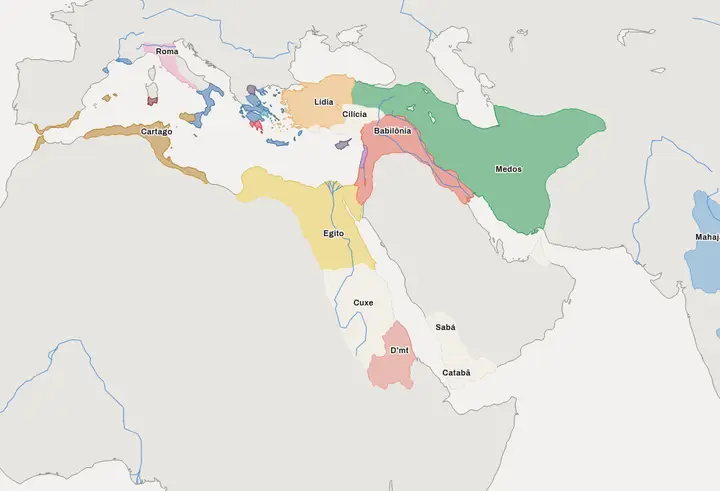
#> input picture frontend/inicio/previa-geral-claro.webp, 720 x 491 px
$ python -i rotular.py   (imports and definitions only)
#> lines starting #> are read from the running program, lines starting #| are printed output that depends on the picture; after the words box and inside, x2 and y2 are one past the last pixel; in counts of white or black regions, pixels touching at a corner belong together
### scripts/mapa-geral/quadros.py
#!/usr/bin/env python3
# E2 do mapa geral (v2): decodifica TODOS os quadros do vídeo principal (1920×960) e descobre o ano de cada um.
# Uso (na raiz do repositório):
#   PYTHONPATH=~/.cache/mapa-biblia-lib/lib python3 scripts/mapa-geral/quadros.py [passo]
#     passo "varrer"  : decodifica o vídeo todo e grava .cache/v2/varredura.npz + caixas/ (E2.1)
#     passo "ler"     : OCR das caixas de ano distintas (E2.2) -> .cache/v2/anos-lidos.json
#     passo "montar"  : sequência de anos, mapas distintos (PNG), anos.json (E2.3–E2.6)
#     (sem passo roda os três, em ordem)
# Lê o vídeo principal em vídeos/ (video(): prefere *hzWwp9JM7Hw*8k.mp4, 7680×3840; senão qualquer arquivo do id). Todo
# quadro é decodificado por decodificar(), que reduz com `scale=...:flags=area` para o tamanho pedido: a varredura
# (ano e mudança de mapa) é sempre em 1920×960, qualquer que seja a fonte. Os PNGs dos mapas distintos (1920, 4K e
# 8K, mediana de vários quadros) são do quadros_medios.py (E2.4), chamado por montar_anos.montar().
# Saídas em scripts/mapa-geral/.cache/v2/ (ignorada pelo git):
#   varredura.npz   por quadro: esquerda/direita da moldura do ano, hash da caixa, mudança do mapa em relação ao anterior
#   caixas.npz      imagens (cinza) das caixas de ano distintas, indexadas pelo hash
#   anos-lidos.json hash da caixa -> texto lido pelo OCR
#   mapas/<id>.png  um PNG sem perdas por mapa distinto (id = número da corrida de quadros iguais)
#   anos.json       {"<ano>": {"quadros": [i0, i1], "mapa": id, "zoom": bool, "meio": n}}  (a.C. positivo, d.C. negativo)
# O vídeo é AV1 com perda: o mesmo mapa aparece com ruído de ±poucos níveis entre quadros. Uma "mudança de mapa" é
# medida por alisamento 5×5 da diferença máxima por canal (ruído isolado some; uma fronteira que muda não).
# Dependências: ffmpeg, tesseract (eng), numpy, opencv, Pillow.
import glob, hashlib, json, os, subprocess, sys
from concurrent.futures import ProcessPoolExecutor

AQUI = os.path.dirname(os.path.abspath(__file__))
sys.path.insert(0, os.path.expanduser("~/.cache/mapa-biblia-lib/lib"))
import numpy as np
import cv2

RAIZ = os.path.normpath(os.path.join(AQUI, "..", ".."))
CACHE = os.environ.get("MAPA_GERAL_CACHE") or os.path.join(AQUI, ".cache")
V2 = os.path.join(CACHE, "v2")
H, W = 960, 1920            # a varredura é sempre no quadro de referência (escala.W0 × escala.H0)
FPS = 30000 / 1001
N_QUADROS = 31280
# moldura do ano: faixa vertical (y) e limites de largura; a posição horizontal muda com o enquadramento
BANDA = (850, 910)
LARG_MOLDURA = (140, 240)
ORN_Y = (815, 945)        # altura do ornamento inteiro (flor-de-lis em cima e embaixo)
ORN_MARGEM = 22           # px de cada lado da moldura que também são ornamento
LIMIAR_MUDANCA = 12       # alisado 5×5 da diferença máxima por canal
MIN_PIXELS_MUDANCA = 10   # pixels acima do limiar para contar como mudança de mapa
N_PROC = 8


# [41 lines left out: functions video, decodificar, tarefas, not called in this run]


def moldura(g):
    """(esquerda, direita) das duas bordas verticais da moldura do ano, em px de 1920; None se não achar."""
    esc = (g[BANDA[0]:BANDA[1], :] < 80).mean(axis=0)
    cols = np.where(esc > 0.85)[0]
    if len(cols) < 2:
        return None
    # agrupa colunas vizinhas; as bordas são linhas finas
    grupos, ini = [], cols[0]
    for i in range(1, len(cols)):
        if cols[i] - cols[i - 1] > 3:
            grupos.append((ini, cols[i - 1])); ini = cols[i]
    grupos.append((ini, cols[-1]))
    finos = [g_ for g_ in grupos if g_[1] - g_[0] <= 6]
    for (a0, a1), (b0, b1) in zip(finos, finos[1:]):
        w = b1 - a0
        if LARG_MOLDURA[0] <= w <= LARG_MOLDURA[1] and 600 < (a0 + b1) / 2 < 1400:
            return a0, b1
    return None


# [97 lines left out: functions mascarar, caixa_ano, varrer_trecho, varrer, ocr_uma, ler, not called in this run]


# [9 lines that do not run on import are left out]

### scripts/mapa-geral/escala.py
# Fator de escala do pipeline do mapa geral v2 (docs/mapa-geral-plano-2.md §11, 2026-10-16).
# O pipeline foi escrito para quadros de 1920×960. Com a fonte em 8K (vídeos/*8k.mp4) a geometria (E3 calibração,
# E4 rótulos, E5 vetores) pode rodar sobre quadros 3840×1920 (E = 2) e o OCR das etiquetas (E7a) sobre os quadros
# 7680×3840 (E_OCR = 4). Toda constante em pixels dos scripts passa por aqui:
#   px(v)    comprimento (raio, distância, janela, largura de fronteira)          × E
#   area(v)  área ou contagem de pixels de uma região / de um anel                × E²
#   it(n)    iterações de dilatação/erosão com núcleo 3×3 (n·E iterações = quadrado de 2nE+1: exato)
#   impar(v) tamanho ímpar de núcleo (medianBlur, abertura)                       v·E arredondado a ímpar
# Limiares de cor e valores em graus não mudam. Com E = 1 cada função devolve o valor recebido, sem conversão de
# tipo, e params() é vazio: as chaves de cache de hoje não mudam (testar.py cache, T-C1/T-C2, é a prova).
# Ambiente: MAPA_GERAL_ESCALA (padrão 1), MAPA_GERAL_ESCALA_OCR (padrão = ESCALA; 4 lê os recortes do 8K).
import os

E = int(os.environ.get("MAPA_GERAL_ESCALA", "1"))
E_OCR = int(os.environ.get("MAPA_GERAL_ESCALA_OCR", str(E)))
if E < 1 or E_OCR < E or E_OCR % E:
    raise SystemExit(f"escala: MAPA_GERAL_ESCALA={E} e MAPA_GERAL_ESCALA_OCR={E_OCR} inválidos (E >= 1, E_OCR múltiplo de E)")
W0, H0 = 1920, 960              # quadro de referência (a E2 detecta ano e mudança de mapa sempre nele)
W, H = W0 * E, H0 * E           # quadro da geometria


def px(v):
    return v * E


def area(v):
    return v * E * E


def it(n):
    return n * E


def impar(v):
    return v if E == 1 else (v * E) | 1


def nome_pasta(e):
    """Pasta dos PNGs de cada escala em .cache/v2/: mapas (1920), mapas-4k (3840), mapas-8k (7680)."""
    return "mapas" if e == 1 else f"mapas-{W0 * e // 1000}k"


def pasta_mapas():
    return nome_pasta(E)


def pasta_ocr():
    return nome_pasta(E_OCR)


def params():
    """Entra nos parâmetros (e nas chaves) só quando a escala não é a de referência."""
    return {} if E == 1 else {"ESCALA": E}


def params_ocr():
    return {} if E_OCR == 1 else {"ESCALA_OCR": E_OCR}

### scripts/mapa-geral/rotular.py
#!/usr/bin/env python3
# E4 do mapa geral (v2): um rótulo por pixel para cada mapa distinto do vídeo (partição da terra em regiões).
# Uso (na raiz do repositório):
#   PYTHONPATH=~/.cache/mapa-biblia-lib/lib python3 scripts/mapa-geral/rotular.py [id ...] [--amostra rapida|media|todos]
#                                                                                 [--forcar] [--forcar-e] [--so-chaves]
#                                                                                 [--variante <nome>]
# A E4e grava na loja por chave (.cache/v2/obj/e4e/<chave>.png e .json; cache.py); rotulos/<id>.* são apontadores
# para a variante aprovada. Sem --variante roda a aprovada; com --variante (ou MAPA_GERAL_EXP) é um experimento
# que não toca no aprovado. Parâmetros de um experimento: MAPA_GERAL_PARAMS='{"COR_UNIAO": 19}'.
# Sub-etapas com cache (docs/mapa-geral-incremental.md): cada uma só é recalculada se a chave dela mudou (versão,
# parâmetros, hash do conteúdo das entradas). Artefatos em .cache/v2/e4/<sub>/ e manifesto.json por sub-etapa:
#   E4a  zonas planas, classificação, vãos de letra, fragmentos -> marcadores       e4/a/<id>.npz
#   E4b  watershed (partição sem frestas)                                              e4/b/<id>.png (16 bits)
#   E4d  tabela dos pares vizinhos (fronteira, letra, preenchimento, linha; áreas)     e4/d/<id>.json
#   E4e  regras (uniões pela tabela, ilhas, costa, fragmentos, minúsculas), numeração  rotulos/<id>.png e .json
# Mudar só uma regra de união refaz só a E4e. decidir_unioes() roda sobre a tabela, sem pixels.
# Lê .cache/v2/mapas/<id>.png (E2), a calibração da E3 (cache.calibracao(): calibracao.json ou a variante
# MAPA_GERAL_EXP) e frontend/mapa/mundo.json (costa).
# Grava .cache/v2/rotulos/<id>.png (16 bits; 0 = mar, 1..N = regiões de terra) e <id>.json:
#   {"regioes": [{"r": 1, "tipo": "estado"|"sem-dono", "cor": [R,G,B], "area_px", "caixa": [x0,y0,x1,y1],
#                 "texto": [[x,y,w,h], ...]}], "ornamento": [x0,y0,x1,y1]}
#
# Método ("zonas planas", medido na paleta do vídeo; ver .cache/v2/paleta.json):
#  1. A imagem é cortada em zonas planas: pixels cuja diferença máxima por canal para os vizinhos de 4 conexões é
#     <= 8 (o ruído do AV1 fica em ±3; creme 254,248,238 × branco 255,255,255 difere 17; linhas de contorno cinza
#     entre estados cremes e a antialias das bordas ficam como "borda").
#  2. Cada zona plana é classificada:
#       mar    = cor a <= 24 (L1) de 216,225,237 (RGB). Inclui os Grandes Lagos.
#       texto  = zona fina (raio inscrito <= 5,5 px, área < 4000 px) de cor quase preta (máx. canal <= 80) ou quase
#                branca (mín. canal >= 246; o creme tem mín. ~237) cuja vizinhança é >= 85 % de UMA outra zona. Letras e buracos de letras
#                (a cor do estado dentro de "o", "e") não são sementes. O ornamento do ano é mascarado.
#       semente = qualquer outra zona com área >= 25 px (estado colorido, creme, escuro, ou terra sem dono).
#     Nada é descartado por brilho: cinza-escuro, verde-petróleo e marrom são estados.
#  3. cv2.watershed com as sementes (e o mar) sobre a imagem espalha os rótulos pelas bordas, linhas e letras:
#     partição sem frestas. As cristas de gradiente seguem a fronteira real.
#  4. Tipo da região = cor mediana: branco puro (mín. canal >= 246) = "sem-dono"; o resto = "estado"
#     (inclui creme: mín. canal ~238).
#  5. Costa: onde o mar do vídeo é terra em mundo.json (máscara renderizada com a calibração) e a distância à região
#     mais próxima é <= 8 px, o rótulo dela se estende sobre o mar (a costa exata fica para a E5).
#  6. Regiões < 40 px que tocam outra região são fundidas na vizinha de maior borda comum; as que só tocam o mar são
#     ilhas e ficam.
import glob, json, os, sys, time
from concurrent.futures import ProcessPoolExecutor

AQUI = os.path.dirname(os.path.abspath(__file__))
sys.path.insert(0, os.path.expanduser("~/.cache/mapa-biblia-lib/lib"))
sys.path.insert(0, AQUI)
import numpy as np
import cv2
import cache
import escala
from escala import px as _px, area as _area, it as _it   # (_: funções têm variáveis locais px/area)

CACHE = os.environ.get("MAPA_GERAL_CACHE") or os.path.join(AQUI, ".cache")
V2 = os.path.join(CACHE, "v2")
H, W = escala.H, escala.W     # quadro da geometria (1920×960 × MAPA_GERAL_ESCALA; escala.py)
MAR_RGB = np.array([216, 225, 237], np.int32)
# constantes em pixels de 1920×960, convertidas pela escala (px: comprimento, area: área; cores não mudam)
LIM_BORDA = 8          # diferença máxima por canal entre vizinhos dentro de uma zona plana
LIM_MAR = 24
AREA_SEMENTE = _area(25)
RAIO_TEXTO = _px(5.5)
AREA_TEXTO = _area(4000)
FRACAO_VIZINHA = 0.85
EXPANSAO_COSTA = _px(8)
AREA_MINIMA = _area(40)
AREA_MIOLO = _area(1000)   # px: regiões menores que isso, cercadas por um vizinho, são testadas como miolo de letra
#> further down, picture is the input picture: shape (491, 720, 3); mean B, G, R 220.8, 227.2, 227.6
COR_UNIAO = 20            # L1 máxima entre "mesma cor" (ruído ±3 por canal + antialias; creme × branco >= 25)


def ornamento(g):
    """(x0, x1) da moldura do ano no quadro (cinza), como em quadros.py (que trabalha em 1920×960: o quadro é
    reduzido para procurar e o resultado volta à escala); None se não achar."""
    from quadros import moldura
    if escala.E == 1:
        return moldura(g)
    lr = moldura(cv2.resize(g, (escala.W0, escala.H0), interpolation=cv2.INTER_AREA))
    return (_px(lr[0]), _px(lr[1])) if lr else None


def zonas_planas(im):
    f = im.astype(np.int16)
    gx = np.abs(f[:, 1:] - f[:, :-1]).max(axis=2) > LIM_BORDA
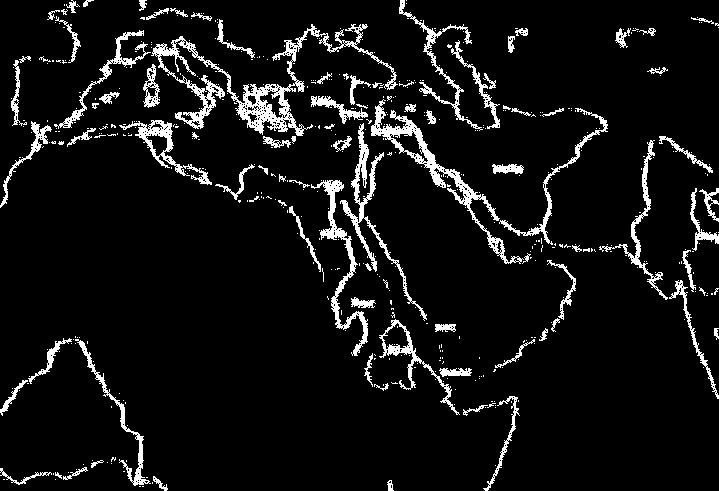
#> gx: shape (491, 719) bool; 7.5% white; 506 white regions (415 under 20 px), largest, box (x1, y1, x2, y2) and area: (151, 24, 398, 136) 4239, (371, 99, 524, 264) 2343, (340, 123, 427, 321) 1584
    gy = np.abs(f[1:, :] - f[:-1, :]).max(axis=2) > LIM_BORDA
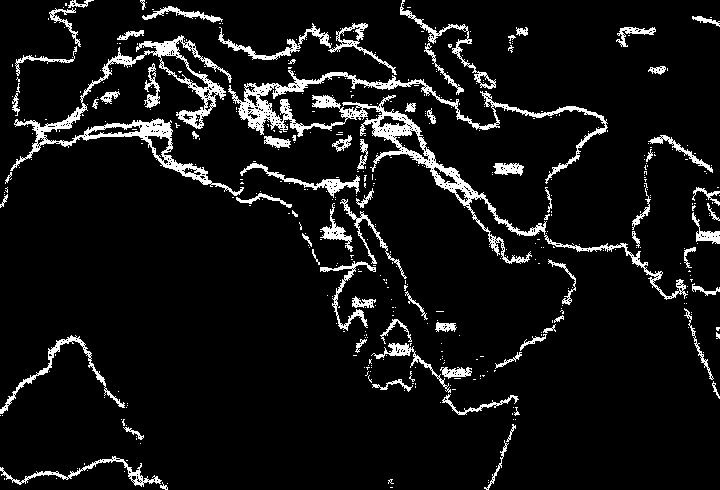
#> gy: shape (490, 720) bool; 7.7% white; 467 white regions (391 under 20 px), largest, box (x1, y1, x2, y2) and area: (228, 70, 688, 300) 8127, (10, 35, 244, 196) 4756, (0, 335, 125, 414) 788
    borda = np.zeros(im.shape[:2], bool)
    borda[:, 1:] |= gx
#> borda: shape (491, 720) bool; 7.4% white; 506 white regions (415 under 20 px), largest, box (x1, y1, x2, y2) and area: (152, 24, 399, 136) 4239, (372, 99, 525, 264) 2343, (341, 123, 428, 321) 1584
    borda[:, :-1] |= gx
    borda[1:, :] |= gy
    borda[:-1, :] |= gy
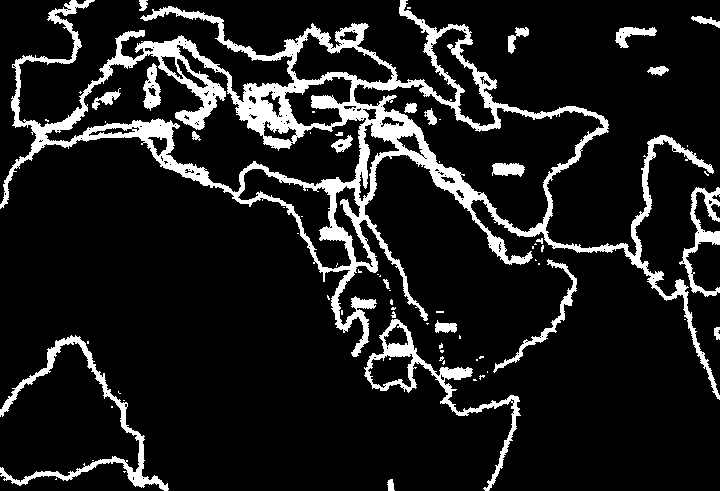
#> borda: shape (491, 720) bool; 12% white; 73 white regions (49 under 20 px), largest, box (x1, y1, x2, y2) and area: (0, 0, 720, 400) 31703, (0, 335, 169, 491) 2709, (364, 319, 521, 491) 2706
    plano = (~borda).astype(np.uint8)
    n, lab, st, _ = cv2.connectedComponentsWithStats(plano, connectivity=4)
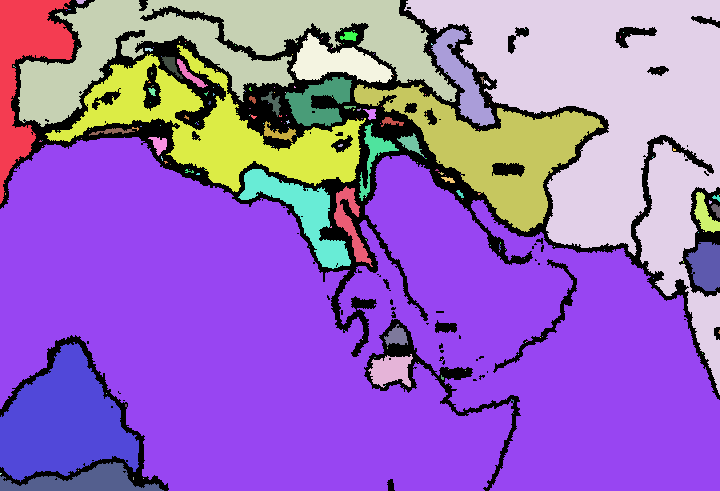
#> lab: shape (491, 720) int32; 235 distinct labels, from 0 to 234; one colour per label, 0 black
#> n = 235; st = 235 rows, first 6: [0, 0, 720, 491, 42415], [0, 0, 75, 204, 6101], [76, 0, 10, 4, 29], [18, 0, 439, 127, 22571], [404, 0, 316, 395, 48522], [75, 7, 1, 1, 1]
    return n, lab, st


def evidencia_letra(px, cor):
    """Pixels que são letra sobre uma região de cor `cor` (arrays H×W×3, RGB int): texto branco (todos os canais
    puxados >= 25 % do caminho até o branco: pega a antialias das letras finas, ex. 224,155,166 sobre 140,38,57) sobre
    região colorida (mín. canal < 200), ou texto preto (máx. canal <= 80, com 1 px em volta) sobre região clara
    (máx. canal > 150). A linha cinza entre estados cremes (máx. canal ~120–160) não é letra."""
    branco = np.all(px >= cor + 0.25 * (255 - cor), axis=2) & (px.min(axis=2) > cor.min(axis=2) + 25) & (cor.min(axis=2) < 200)
    nucleo = (px.max(axis=2) <= 80).astype(np.uint8)
    preto = cv2.dilate(nucleo, np.ones((3, 3), np.uint8), iterations=_it(1)).astype(bool) & (cor.max(axis=2) > 150)
    return branco | preto


# [12 lines left out: function indices_por_rotulo, not called in this run]


def caixa_de(idx):
    ys, xs = np.divmod(idx, W)
    return int(xs.min()), int(ys.min()), int(xs.max()), int(ys.max())


def e4a(im):
    """E4a: zonas planas, classificação (mar / texto / semente), vãos de letra, grupos de fragmentos -> marcadores
    do watershed e o que as etapas seguintes precisam (texto, cor de cada marcador, caixas de texto, ornamento)."""
    n, lab, st = zonas_planas(im)
#> n = 235
    gray = cv2.cvtColor(im, cv2.COLOR_BGR2GRAY)
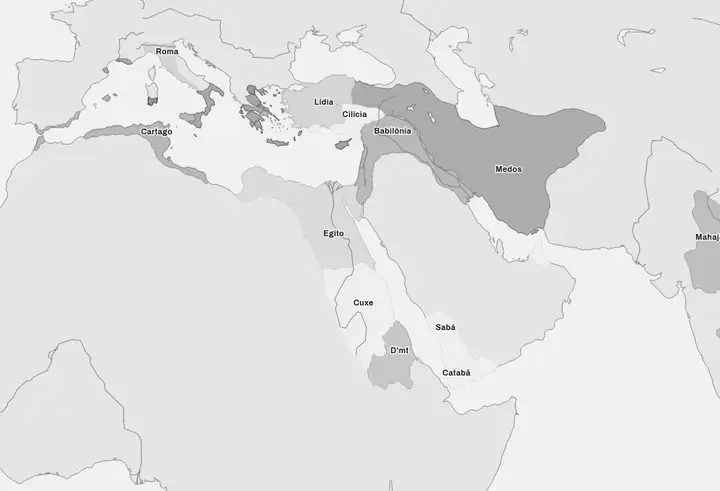
#> gray: shape (491, 720); min 1, max 255, mean 226.5
    lr = ornamento(gray)
#> in moldura, `cols = np.where(esc > 0.85)[0]`: cols = empty array
    from quadros import ORN_Y, ORN_MARGEM
    orn = np.zeros((H, W), bool)
    if lr:
        orn[_px(ORN_Y[0]):_px(ORN_Y[1]), max(0, lr[0] - _px(ORN_MARGEM)):lr[1] + _px(ORN_MARGEM)] = True
    else:
        orn[_px(ORN_Y[0]):_px(ORN_Y[1]), _px(600):_px(1400)] = True
    rgb = im[:, :, ::-1]
    # cor mediana e raio inscrito de cada zona (nas caixas)
    classe = np.zeros(n, np.int8)       # 0 = nada, 1 = mar, 2 = texto candidato, 3 = semente
    cores = np.zeros((n, 3), np.int32)
    areas = st[:, cv2.CC_STAT_AREA]
#> areas = 235 values, max 175567 at index 137, min 1 at index 5, mean 1504.3
    for i in range(1, n):
        a = areas[i]
        if a < _area(3):
            continue
        x, y, w, h = st[i, 0], st[i, 1], st[i, 2], st[i, 3]
        m = lab[y:y + h, x:x + w] == i
        px = rgb[y:y + h, x:x + w][m]
        c = np.median(px, axis=0).astype(np.int32)
        cores[i] = c
        if a < _area(12):
            continue            # só a cor (para os fragmentos de estados cobertos pelo nome)
        if np.abs(c - MAR_RGB).sum() <= LIM_MAR:
            classe[i] = 1
            continue
        if a < AREA_SEMENTE:
            continue
        # zona do ornamento não é mapa
        if orn[y:y + h, x:x + w][m].mean() > 0.5:
            continue
        pretoebranco = c.max() <= 80 or c.min() >= 246
        if pretoebranco and a < AREA_TEXTO:
            dt = cv2.distanceTransform(np.pad(m.astype(np.uint8), 1), cv2.DIST_L2, 3)
            if dt.max() <= RAIO_TEXTO:
                classe[i] = 2
                continue
        classe[i] = 3
#> this loop made 234 passes
#> a on passes 5, 7, 8: 1, 1, 1
#> pass 1, in e4a, `m = lab[y:y + h, x:x + w] == i`:
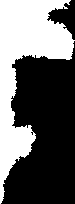
#> m: shape (204, 75) bool; 39.9% white; 1 white region, box (x1, y1, x2, y2) and area: (0, 0, 75, 204) 6101
#> pass 3, in e4a, `m = lab[y:y + h, x:x + w] == i`:
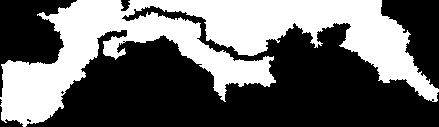
#> m: shape (127, 439) bool; 40.5% white; 1 white region, box (x1, y1, x2, y2) and area: (0, 0, 439, 127) 22571
#> after the loop, classe = 235 values, max 3 at index 1, min 0 at index 0, mean 0.46; cores = 235 rows, first 8: [0, 0, 0], [243, 241, 239], [243, 241, 237], [231, 229, 225], [231, 229, 225], [0, 0, 0], [243, 241, 239], [0, 0, 0]
    # vizinhança dos candidatos a texto: a zona de semente/mar que domina o anel de 4 px
    texto = np.zeros(n, bool)
    cand = np.where(classe == 2)[0]
#> cand = empty array
#> (the rest of the program and of its run is left out)
